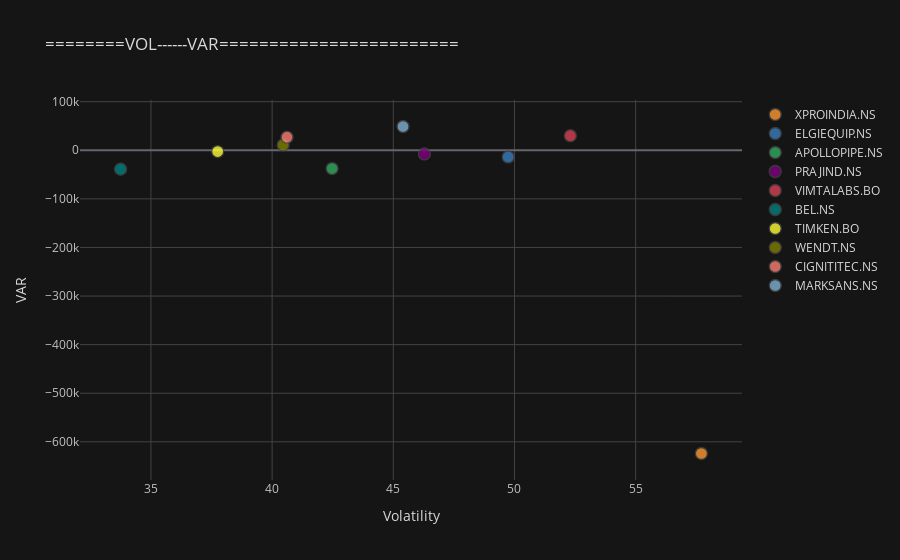

Notebook source saved alongside this figure:
### Code cell
df2.iplot(kind="scatter",
              x="Volatility%", y='Value at Risk',
              mode='markers',
              xTitle="Volatility", yTitle="VAR",
              title="========VOL------VAR========================", categories="Ticker",theme="solar")

### Figure 1 — Plotly figure (JSON) as saved in the notebook; plotly's stock layout.template omitted (floating-point values rounded to 4 significant figures)
{"data": [{"marker": {"color": "rgba(255, 153, 51, 1.0)", "line": {"width": 1.3}, "opacity": 0.8, "size": 12, "symbol": "circle"}, "mode": "markers", "name": "XPROINDIA.NS", "textfont": {"color": "#D9D9D9"}, "type": "scatter", "x": [57.71], "y": [-624100.0]}, {"marker": {"color": "rgba(55, 128, 191, 1.0)", "line": {"width": 1.3}, "opacity": 0.8, "size": 12, "symbol": "circle"}, "mode": "markers", "name": "ELGIEQUIP.NS", "textfont": {"color": "#D9D9D9"}, "type": "scatter", "x": [49.74], "y": [-13750.0]}, {"marker": {"color": "rgba(50, 171, 96, 1.0)", "line": {"width": 1.3}, "opacity": 0.8, "size": 12, "symbol": "circle"}, "mode": "markers", "name": "APOLLOPIPE.NS", "textfont": {"color": "#D9D9D9"}, "type": "scatter", "x": [42.47], "y": [-37560.0]}, {"marker": {"color": "rgba(128, 0, 128, 1.0)", "line": {"width": 1.3}, "opacity": 0.8, "size": 12, "symbol": "circle"}, "mode": "markers", "name": "PRAJIND.NS", "textfont": {"color": "#D9D9D9"}, "type": "scatter", "x": [46.28], "y": [-7543.0]}, {"marker": {"color": "rgba(219, 64, 82, 1.0)", "line": {"width": 1.3}, "opacity": 0.8, "size": 12, "symbol": "circle"}, "mode": "markers", "name": "VIMTALABS.BO", "textfont": {"color": "#D9D9D9"}, "type": "scatter", "x": [52.31], "y": [30010.0]}, {"marker": {"color": "rgba(0, 128, 128, 1.0)", "line": {"width": 1.3}, "opacity": 0.8, "size": 12, "symbol": "circle"}, "mode": "markers", "name": "BEL.NS", "textfont": {"color": "#D9D9D9"}, "type": "scatter", "x": [33.75], "y": [-38800.0]}, {"marker": {"color": "rgba(255, 255, 51, 1.0)", "line": {"width": 1.3}, "opacity": 0.8, "size": 12, "symbol": "circle"}, "mode": "markers", "name": "TIMKEN.BO", "textfont": {"color": "#D9D9D9"}, "type": "scatter", "x": [37.75], "y": [-2683.0]}, {"marker": {"color": "rgba(128, 128, 0, 1.0)", "line": {"width": 1.3}, "opacity": 0.8, "size": 12, "symbol": "circle"}, "mode": "markers", "name": "WENDT.NS", "textfont": {"color": "#D9D9D9"}, "type": "scatter", "x": [40.45], "y": [11050.0]}, {"marker": {"color": "rgba(251, 128, 114, 1.0)", "line": {"width": 1.3}, "opacity": 0.8, "size": 12, "symbol": "circle"}, "mode": "markers", "name": "CIGNITITEC.NS", "textfont": {"color": "#D9D9D9"}, "type": "scatter", "x": [40.61], "y": [26910.0]}, {"marker": {"color": "rgba(128, 177, 211, 1.0)", "line": {"width": 1.3}, "opacity": 0.8, "size": 12, "symbol": "circle"}, "mode": "markers", "name": "MARKSANS.NS", "textfont": {"color": "#D9D9D9"}, "type": "scatter", "x": [45.4], "y": [48960.0]}], "layout": {"legend": {"bgcolor": "#151516", "font": {"color": "#D9D9D9"}}, "paper_bgcolor": "#151516", "plot_bgcolor": "#151516", "title": {"font": {"color": "#D9D9D9"}, "text": "========VOL------VAR========================"}, "xaxis": {"gridcolor": "#434343", "showgrid": true, "tickfont": {"color": "#C2C2C2"}, "title": {"font": {"color": "#D9D9D9"}, "text": "Volatility"}, "zerolinecolor": "#666570"}, "yaxis": {"gridcolor": "#434343", "showgrid": true, "tickfont": {"color": "#C2C2C2"}, "title": {"font": {"color": "#D9D9D9"}, "text": "VAR"}, "zerolinecolor": "#666570"}}}
